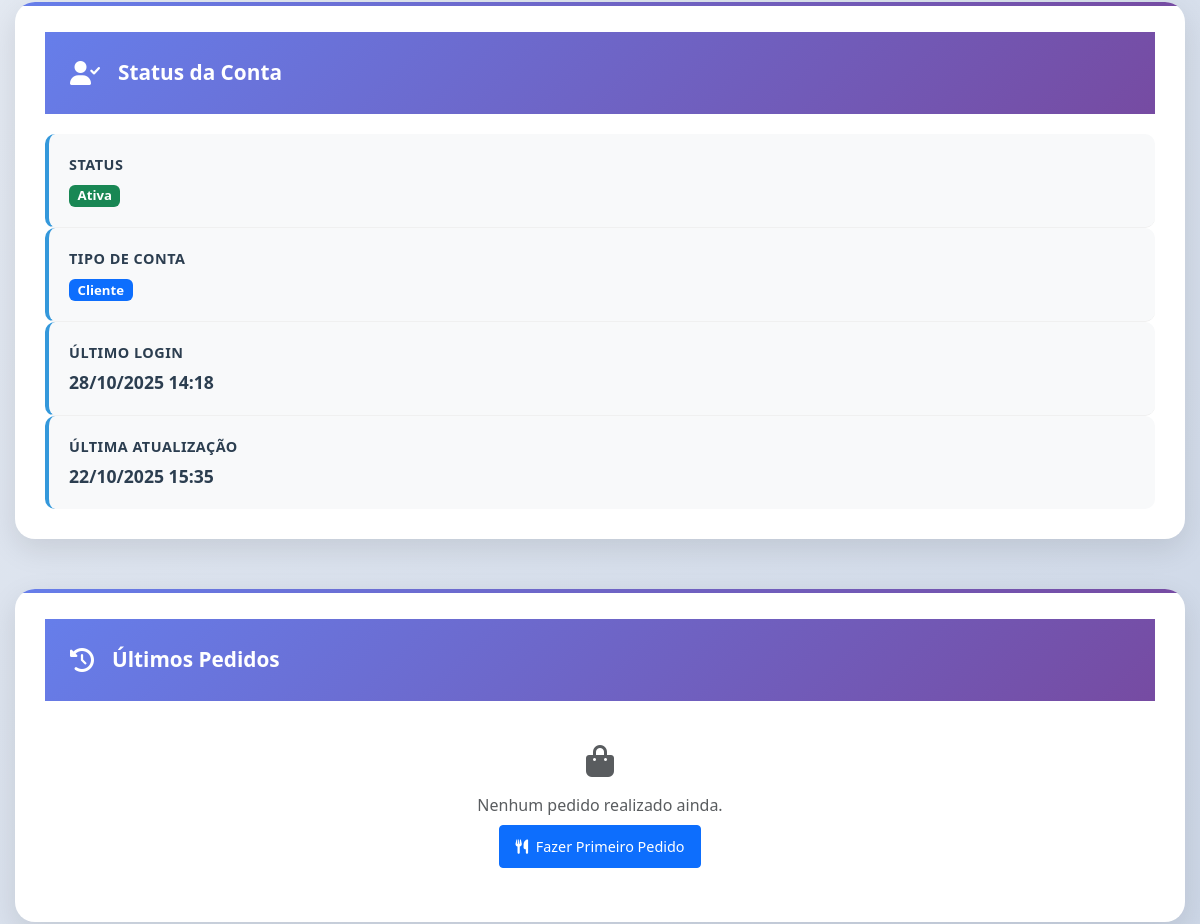
The app's page /register/perfil/ (signed in, middle part), older data.
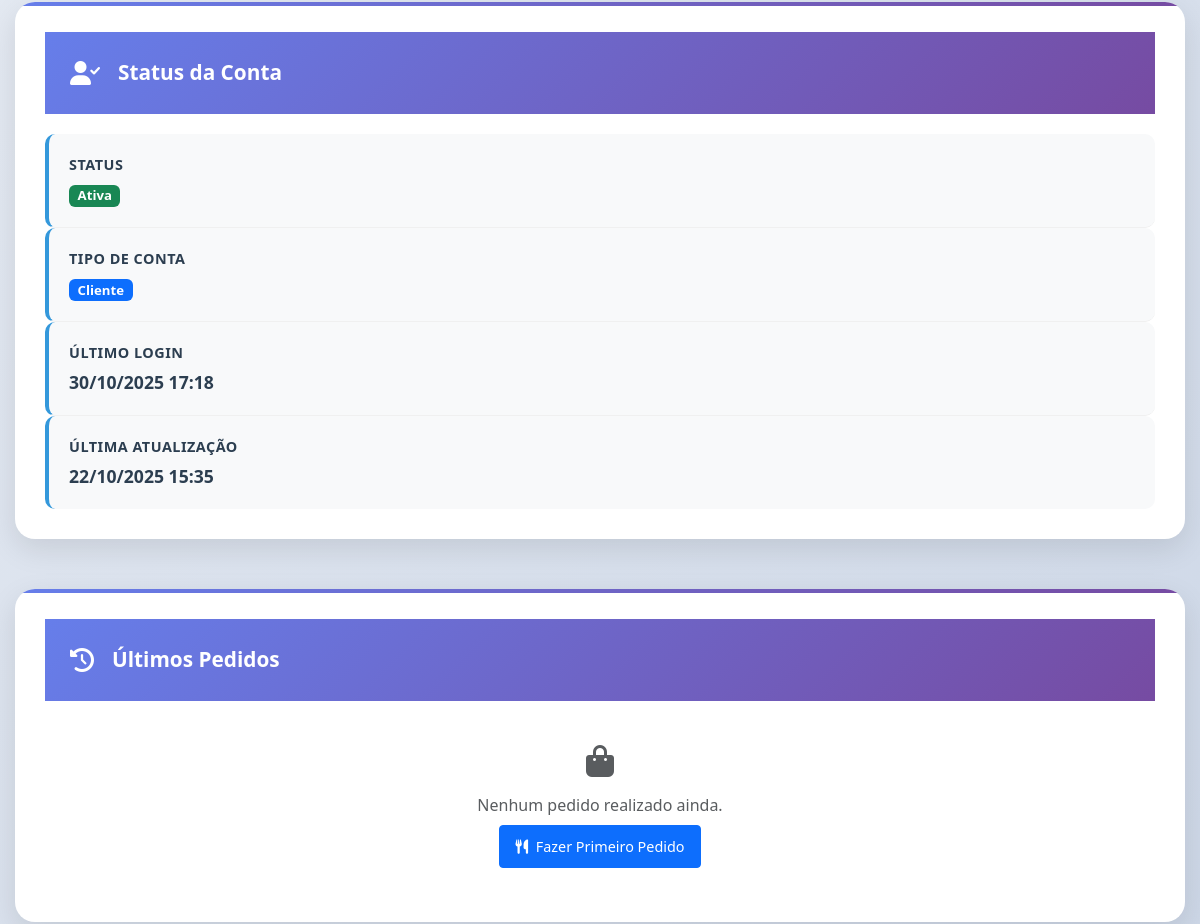
The same page, newer data.
### conta/models.py (models this page shows, shortened)
class Usuario(AbstractUser):
    username = models.CharField(
        max_length=150,
        unique=True,
        blank=True,
        null=True
    )
    email = models.EmailField('E-mail', unique=True)
    nome = models.CharField('Nome Completo', max_length=100)
    telemovel = models.CharField('Telemóvel', max_length=15, blank=True, null=True)
    bairro = models.CharField('Bairro', max_length=100, blank=True, null=True)
    cidade = models.CharField('Cidade', max_length=100, blank=True, null=True)
    provincia = models.CharField('Província', max_length=50, blank=True, null=True)
    municipio = models.CharField('Município', max_length=50, blank=True, null=True)
    foto_perfil = models.ImageField(
        'Foto de Perfil',
        upload_to='avatars/%Y/%m/%d/',
        blank=True,
        null=True
    )
    data_criacao = models.DateTimeField('Data de Criação', default=timezone.now)
    data_atualizacao = models.DateTimeField('Data de Atualização', auto_now=True)
    USERNAME_FIELD = 'email'
    REQUIRED_FIELDS = ['nome', 'username']
    class Meta:
        verbose_name = 'Usuário'
        verbose_name_plural = 'Usuários'
        db_table = 'conta_usuario'

### conta/views.py (the view)
# urls.py: path('perfil/', views.perfil, name='perfil'),
@login_required
@cache_page(60 * 15)  # 15 minutos de cache para perfil
@vary_on_cookie
def perfil(request):
    usuario = request.user
    from django.core.cache import cache
    cache_key = f"perfil_data_user_{usuario.id}"
    perfil_data = cache.get(cache_key)
    if perfil_data is None:
        ultimos_pedidos = PedidoEntrega.objects.filter(
            carrinho__usuario=usuario
        ).select_related('carrinho').prefetch_related('carrinho__itens__produto').order_by('-data_solicitacao')[:3]
        total_pedidos = PedidoEntrega.objects.filter(
            carrinho__usuario=usuario
        ).count()
        pedidos_entregues = PedidoEntrega.objects.filter(
            carrinho__usuario=usuario,
            estado='entregue'
        ).count()
        total_gasto = 0
        for pedido in ultimos_pedidos:
            if hasattr(pedido.carrinho, 'total'):
                total_gasto += pedido.carrinho.total
            else:
                total_gasto += sum(item.subtotal for item in pedido.carrinho.itens.all())
        perfil_data = {
            'ultimos_pedidos': ultimos_pedidos,
            'total_pedidos': total_pedidos,
            'pedidos_entregues': pedidos_entregues,
            'total_gasto': total_gasto,
        }
        cache.set(cache_key, perfil_data, 60 * 15)
    context = {
        'usuario': usuario,
        **perfil_data
    }
    return render(request, 'perfil.html', context)

### carinho/models.py (called while the page is built)
    @property
    def total_itens(self):
        cache_key = f'carrinho_{self.id}_total_itens'
        total = cache.get(cache_key)
        if total is None:
            total = self.itens.aggregate(total=models.Sum('quantidade'))['total'] or 0
            cache.set(cache_key, total, 300)  # 5 minutos
        return total

### index/context_processors.py (called while the page is built)
def cache_context(timeout):
    def decorator(func):
        def wrapper(request):
            cache_key = f"context_{func.__name__}_{request.user.id if request.user.is_authenticated else 'anon'}"
            cached_data = cache.get(cache_key)
            if cached_data is None:
                cached_data = func(request)
                cache.set(cache_key, cached_data, timeout)
            return cached_data
        return wrapper
    return decorator

def obter_produtos_recomendados(usuario):
    cache_key = f"produtos_recomendados_{usuario.id}"
    produtos_recomendados = cache.get(cache_key)
    if produtos_recomendados is None:
        produtos_recomendados = gerar_produtos_recomendados(usuario)
        cache.set(cache_key, produtos_recomendados, 60 * 60 * 24)
    return produtos_recomendados

### conta/templates/perfil.html (shortened to what the changed rows need)
<!DOCTYPE html>
{% load static %}
{% load cache %}
<html lang="pt-br">
<head>
    <link rel="preload" href="https://cdn.jsdelivr.net/npm/bootstrap@5.3.0/dist/css/bootstrap.min.css" as="style" onload="this.onload=null;this.rel='stylesheet'">
    <link rel="preload" href="https://cdnjs.cloudflare.com/ajax/libs/font-awesome/6.0.0/css/all.min.css" as="style" onload="this.onload=null;this.rel='stylesheet'">
    <link rel="preload" href="https://unpkg.com/aos@2.3.1/dist/aos.css" as="style" onload="this.onload=null;this.rel='stylesheet'">
    {% cache 86400 css_per %}
    <link href="{% static 'css/per.css' %}" rel="stylesheet">
    {% endcache %}
</head>
<body>
    <div class="main-container">
        <div class="content-grid">
            <div class="sidebar-content">
                {% cache 300 account_status request.user.id %}
                <div class="info-card" data-aos="fade-left" data-aos-delay="300">
                    <div class="info-item">
                        <div class="info-label">Último Login</div>
                        <div class="info-value">
                            {% if usuario.last_login %}
                                {{ usuario.last_login|date:"d/m/Y H:i" }}
                            {% else %}
                                <span class="empty-field">Primeiro acesso</span>
                            {% endif %}
                        </div>
                    </div>
                    <div class="info-item">
                        <div class="info-label">Última Atualização</div>
                        <div class="info-value">{{ usuario.data_atualizacao|date:"d/m/Y H:i" }}</div>
                    </div>
                </div>
                {% endcache %}
            </div>
        </div>
    </div>
</body>
</html>

Row changes from the older to the newer data that the page shows:
changed Usuario: last_login "28/10/2025 14:18" → "30/10/2025 17:18"
